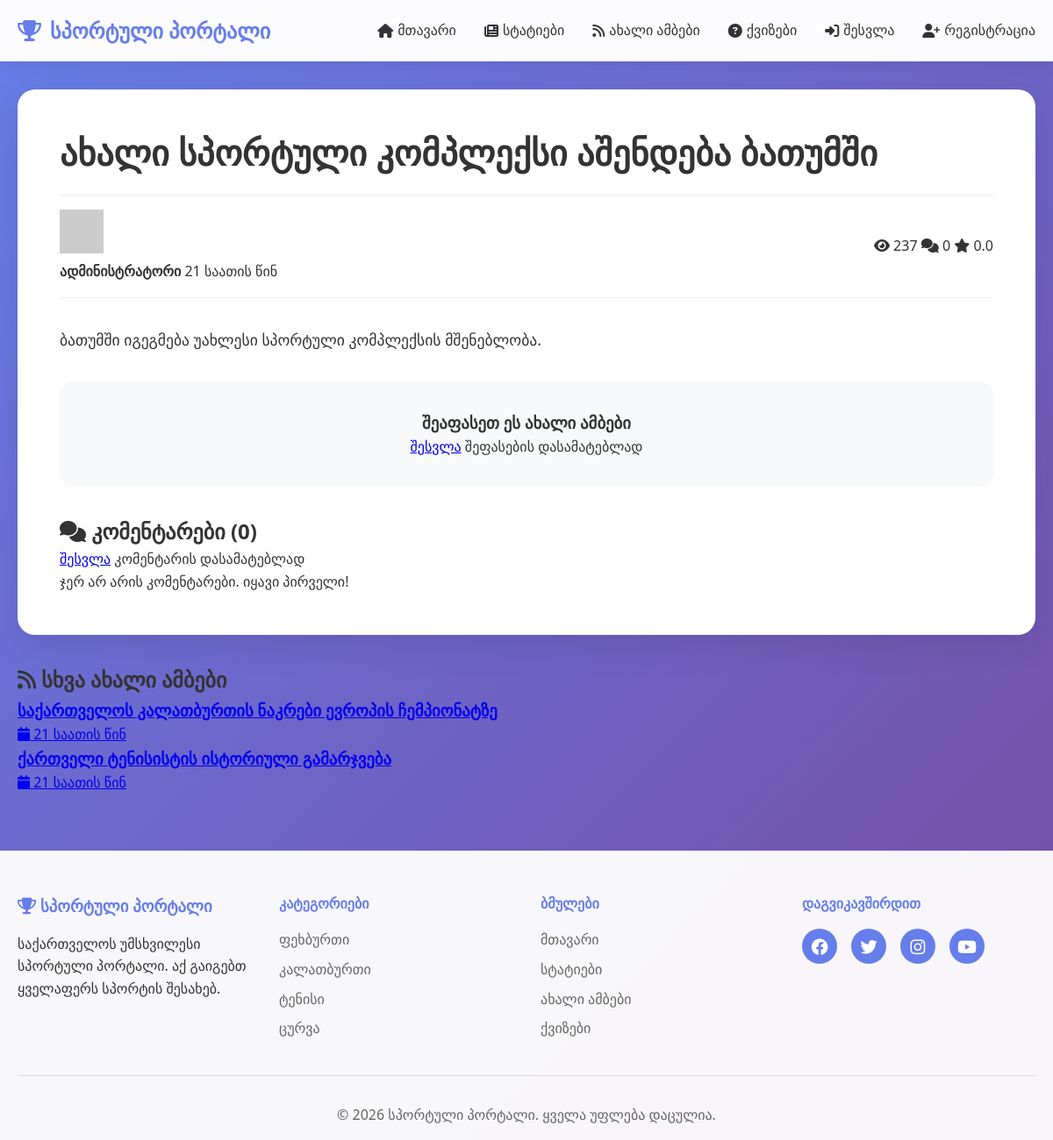
/news_detail.php?id=8, run on the app's committed database.
### tables this page shows
CREATE TABLE `news` (
  `id` int(11) NOT NULL,
  `user_id` int(11) NOT NULL,
  `title` varchar(200) NOT NULL,
  `content` text NOT NULL,
  `image` varchar(255) DEFAULT NULL,
  `is_breaking` tinyint(1) DEFAULT 0,
  `views` int(11) DEFAULT 0,
  `created_at` timestamp NOT NULL DEFAULT current_timestamp()
);

CREATE TABLE `users` (
  `id` int(11) NOT NULL,
  `username` varchar(50) NOT NULL,
  `email` varchar(100) NOT NULL,
  `password` varchar(255) NOT NULL,
  `full_name` varchar(100) NOT NULL,
  `profile_image` varchar(255) DEFAULT 'default.jpg',
  `role` enum('user','admin') DEFAULT 'user',
  `created_at` timestamp NOT NULL DEFAULT current_timestamp(),
  `last_login` timestamp NULL DEFAULT NULL
);

### includes/functions.php (called while the page is built, shortened)
<?php
function clean_input($data) {
    $data = trim($data);
    $data = stripslashes($data);
    $data = htmlspecialchars($data, ENT_QUOTES, 'UTF-8');
    return $data;
}
function is_logged_in() {
    return isset($_SESSION['user_id']);
}
function get_average_rating($type, $id, $pdo) {
    $column = $type === 'article' ? 'article_id' : 'news_id';
    $stmt = $pdo->prepare("
        SELECT AVG(rating) as avg_rating, COUNT(*) as total_ratings
        FROM ratings
        WHERE {$column} = ?
    ");
    $stmt->execute([$id]);
    return $stmt->fetch();
}
function format_date($date) {
    $timestamp = strtotime($date);
    $now = time();
    $diff = $now - $timestamp;
    if ($diff < 60) {
        return 'ახლახანს';
    } elseif ($diff < 3600) {
        $minutes = floor($diff / 60);
        return $minutes . ' წუთის წინ';
    } elseif ($diff < 86400) {
        $hours = floor($diff / 3600);
        return $hours . ' საათის წინ';
    } elseif ($diff < 604800) {
        $days = floor($diff / 86400);
        return $days . ' დღის წინ';
    } else {
        return date('d.m.Y', $timestamp);
    }
}
?>

### news_detail.php (the view, shortened to what this page needs)
<?php
require_once 'config/database.php';
require_once 'includes/functions.php';
$id = $_GET['id'] ?? 0;
$stmt = $pdo->prepare("
    SELECT n.*, u.username, u.full_name, u.profile_image
    FROM news n
    JOIN users u ON n.user_id = u.id
    WHERE n.id = ?
");
$stmt->execute([$id]);
$news = $stmt->fetch();
$rating_data = get_average_rating('news', $id, $pdo);
$stmt = $pdo->prepare("
    SELECT c.*, u.username, u.full_name, u.profile_image
    FROM comments c
    JOIN users u ON c.user_id = u.id
    WHERE c.news_id = ?
    ORDER BY c.created_at DESC
");
$stmt->execute([$id]);
$comments = $stmt->fetchAll();
$stmt = $pdo->prepare("
    SELECT * FROM news
    WHERE id != ?
    ORDER BY created_at DESC
    LIMIT 3
");
$stmt->execute([$id]);
$related = $stmt->fetchAll();
include 'includes/header.php';
?>
<div class="container">
    <article class="news-detail">
        <div class="news-detail-header">
            <h1><?php echo clean_input($news['title']); ?></h1>
            <div class="news-detail-meta">
                <div class="author-info">
                    <img src="uploads/profiles/<?php echo $news['profile_image']; ?>"
                         alt="<?php echo clean_input($news['full_name']); ?>"
                         onerror="this.src='https://via.placeholder.com/50'">
                    <div>
                        <strong><?php echo clean_input($news['full_name']); ?></strong>
                        <span><?php echo format_date($news['created_at']); ?></span>
                    </div>
                </div>
                <div class="news-stats">
                    <span><i class="fas fa-eye"></i> <?php echo $news['views']; ?></span>
                    <span><i class="fas fa-comments"></i> <?php echo count($comments); ?></span>
                    <span><i class="fas fa-star"></i> <?php echo number_format($rating_data['avg_rating'] ?? 0, 1); ?></span>
                </div>
            </div>
        </div>
        <div class="news-detail-content">
            <?php echo nl2br($news['content']); ?>
        </div>
        <div class="rating-section">
            <h3>შეაფასეთ ეს ახალი ამბები</h3>
            <?php if (is_logged_in()): ?>
            <form method="POST" class="rating-form">
                <input type="hidden" name="rate" value="1">
                <div class="rating-stars">
                    <?php for ($i = 1; $i <= 5; $i++): ?>
                    <label>
                        <input type="radio" name="rating" value="<?php echo $i; ?>" required>
                        <i class="fas fa-star rating-star"></i>
                    </label>
                    <?php endfor; ?>
                </div>
                <button type="submit" class="rate-btn">შეფასება</button>
            </form>
            <div class="rating-display">
                <span>საშუალო: <strong id="avgRating"><?php echo number_format($rating_data['avg_rating'] ?? 0, 1); ?></strong></span>
                <span>(<span id="ratingCount"><?php echo $rating_data['total_ratings'] ?? 0; ?></span> შეფასება)</span>
            </div>
            <?php else: ?>
            <p><a href="login.php">შესვლა</a> შეფასების დასამატებლად</p>
            <?php endif; ?>
        </div>
        <div class="comments-section">
            <h2><i class="fas fa-comments"></i> კომენტარები (<?php echo count($comments); ?>)</h2>
            <?php if (is_logged_in()): ?>
            <form method="POST" class="comment-form">
                <input type="hidden" name="add_comment" value="1">
                <textarea name="comment" placeholder="დაწერე შენი აზრი..." rows="4" required></textarea>
                <button type="submit" class="comment-btn">
                    <i class="fas fa-paper-plane"></i> გაგზავნა
                </button>
            </form>
            <?php else: ?>
            <div class="login-prompt">
                <p><a href="login.php">შესვლა</a> კომენტარის დასამატებლად</p>
            </div>
            <?php endif; ?>
            <div class="comments-list">
                <?php if (empty($comments)): ?>
                <p class="no-comments">ჯერ არ არის კომენტარები. იყავი პირველი!</p>
                <?php endif; ?>
            </div>
        </div>
    </article>
    <?php if (!empty($related)): ?>
    <section class="related-section">
        <h2><i class="fas fa-rss"></i> სხვა ახალი ამბები</h2>
        <div class="related-grid">
            <?php foreach ($related as $rel): ?>
            <a href="news_detail.php?id=<?php echo $rel['id']; ?>" class="related-card">
                <h3><?php echo clean_input($rel['title']); ?></h3>
                <span class="related-meta">
                    <i class="fas fa-calendar"></i> <?php echo format_date($rel['created_at']); ?>
                </span>
            </a>
            <?php endforeach; ?>
        </div>
    </section>
    <?php endif; ?>
</div>
<?php include 'includes/footer.php'; ?>

### css/style.css (style rules this page uses)
* { margin: 0; padding: 0; box-sizing: border-box; }
html { scroll-behavior: smooth; scroll-padding-top: 120px; }
body { font-family: 'Segoe UI', Tahoma, Geneva, Verdana, sans-serif; line-height: 1.6; color: #333; background: linear-gradient(135deg, #667eea 0%, #764ba2 100%); min-height: 100vh; }
.container { max-width: 1200px; margin: 0 auto; padding: 0 20px; }

### news_detail.php (style rules this page uses)
.news-detail { background: white; border-radius: 20px; padding: 3rem; margin: 2rem 0; box-shadow: 0 10px 40px rgba(0,0,0,0.1); }
.news-detail-header { margin-bottom: 2rem; }
.news-detail h1 { font-size: 2.5rem; color: #333; margin-bottom: 1.5rem; line-height: 1.2; }
.news-detail-meta { display: flex; justify-content: space-between; align-items: center; padding: 1rem 0; border-top: 1px solid #eee; border-bottom: 1px solid #eee; }
.news-detail-content { font-size: 1.1rem; line-height: 1.8; color: #333; margin: 2rem 0; }
.rating-section { background: #f8f9fa; padding: 2rem; border-radius: 15px; text-align: center; margin: 2rem 0; }

### data on the page
news: title "ახალი სპორტული კომპლექსი აშენდება ბათუმში", user.full_name "ადმინისტრატორი", created_at "21 საათის წინ", views "237", content "ბათუმში იგეგმება უახლესი სპორტული კომპლექსის მშენებლობა."
news: title "საქართველოს კალათბურთის ნაკრები ევროპის ჩემპიონატზე", created_at "21 საათის წინ"
news: title "ქართველი ტენისისტის ისტორიული გამარჯვება", created_at "21 საათის წინ"

### other printed values
SITE_NAME "სპორტული პორტალი"
count($comments) "0"
$rating_data['avg_rating'] "0.0"
